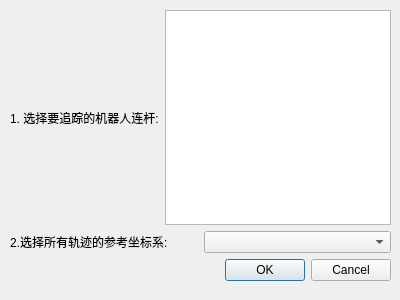
<?xml version="1.0" encoding="UTF-8"?>
<ui version="4.0">
 <class>MultiRecordDialog</class>
 <widget class="QDialog" name="MultiRecordDialog">
  <property name="geometry">
   <rect>
    <x>0</x>
    <y>0</y>
    <width>400</width>
    <height>300</height>
   </rect>
  </property>
  <property name="windowTitle">
   <string>Dialog</string>
  </property>
  <widget class="QWidget" name="verticalLayoutWidget">
   <property name="geometry">
    <rect>
     <x>10</x>
     <y>10</y>
     <width>381</width>
     <height>271</height>
    </rect>
   </property>
   <layout class="QVBoxLayout" name="verticalLayout">
    <item>
     <layout class="QHBoxLayout" name="horizontalLayout">
      <item>
       <widget class="QLabel" name="label">
        <property name="text">
         <string>1. 选择要追踪的机器人连杆:</string>
        </property>
       </widget>
      </item>
      <item>
       <widget class="QListWidget" name="listWidget_links">
        <property name="selectionMode">
         <enum>QAbstractItemView::MultiSelection</enum>
        </property>
       </widget>
      </item>
     </layout>
    </item>
    <item>
     <layout class="QHBoxLayout" name="horizontalLayout_2">
      <item>
       <widget class="QLabel" name="label_2">
        <property name="text">
         <string>2.选择所有轨迹的参考坐标系:</string>
        </property>
       </widget>
      </item>
      <item>
       <widget class="QComboBox" name="comboBox_referenceFrame"/>
      </item>
     </layout>
    </item>
    <item>
     <widget class="QDialogButtonBox" name="buttonBox">
      <property name="standardButtons">
       <set>QDialogButtonBox::Cancel|QDialogButtonBox::Ok</set>
      </property>
     </widget>
    </item>
   </layout>
  </widget>
 </widget>
 <resources/>
 <connections/>
</ui>
